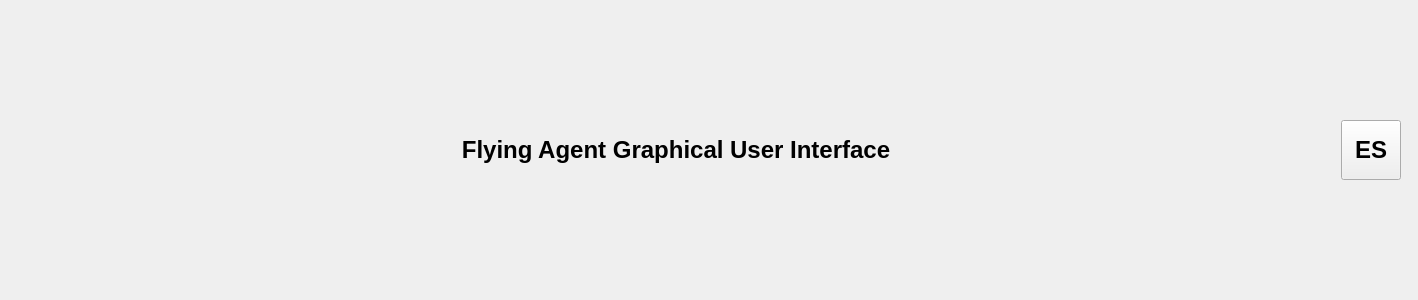
<?xml version="1.0" encoding="UTF-8"?>
<ui version="4.0">
 <class>TopBanner</class>
 <widget class="QWidget" name="TopBanner">
  <property name="geometry">
   <rect>
    <x>0</x>
    <y>0</y>
    <width>1418</width>
    <height>300</height>
   </rect>
  </property>
  <property name="font">
   <font>
    <pointsize>18</pointsize>
    <weight>75</weight>
    <bold>true</bold>
   </font>
  </property>
  <property name="windowTitle">
   <string>Form</string>
  </property>
  <layout class="QGridLayout" name="gridLayout_2">
   <item row="0" column="0">
    <layout class="QGridLayout" name="gridLayout">
     <property name="leftMargin">
      <number>6</number>
     </property>
     <property name="topMargin">
      <number>0</number>
     </property>
     <property name="rightMargin">
      <number>6</number>
     </property>
     <property name="bottomMargin">
      <number>0</number>
     </property>
     <property name="spacing">
      <number>6</number>
     </property>
     <item row="0" column="0">
      <widget class="QLabel" name="top_banner_label">
       <property name="maximumSize">
        <size>
         <width>16777215</width>
         <height>100</height>
        </size>
       </property>
       <property name="text">
        <string>Flying Agent Graphical User Interface</string>
       </property>
       <property name="alignment">
        <set>Qt::AlignCenter</set>
       </property>
      </widget>
     </item>
     <item row="0" column="1">
      <widget class="QPushButton" name="emergency_stop_button">
       <property name="sizePolicy">
        <sizepolicy hsizetype="Fixed" vsizetype="Fixed">
         <horstretch>0</horstretch>
         <verstretch>0</verstretch>
        </sizepolicy>
       </property>
       <property name="minimumSize">
        <size>
         <width>60</width>
         <height>60</height>
        </size>
       </property>
       <property name="maximumSize">
        <size>
         <width>60</width>
         <height>60</height>
        </size>
       </property>
       <property name="text">
        <string>ES</string>
       </property>
      </widget>
     </item>
    </layout>
   </item>
  </layout>
 </widget>
 <resources/>
 <connections/>
</ui>
